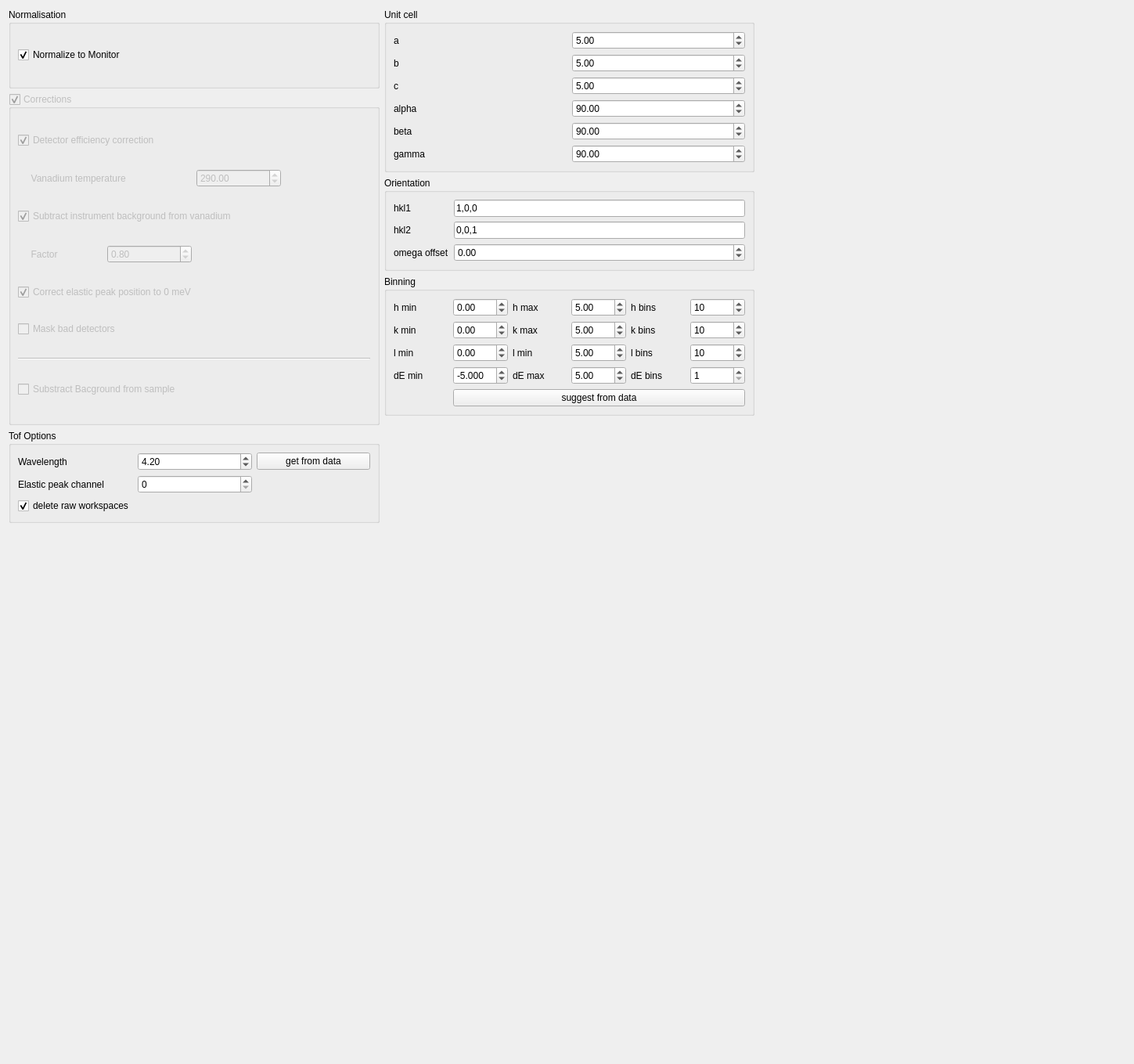
<?xml version="1.0" encoding="UTF-8"?>
<ui version="4.0">
 <class>Form</class>
 <widget class="QWidget" name="Form">
  <property name="geometry">
   <rect>
    <x>0</x>
    <y>0</y>
    <width>1449</width>
    <height>1359</height>
   </rect>
  </property>
  <property name="windowTitle">
   <string>Form</string>
  </property>
  <layout class="QGridLayout" name="gridLayout">
   <item row="10" column="0">
    <spacer name="verticalSpacer">
     <property name="orientation">
      <enum>Qt::Vertical</enum>
     </property>
     <property name="sizeHint" stdset="0">
      <size>
       <width>20</width>
       <height>40</height>
      </size>
     </property>
    </spacer>
   </item>
   <item row="0" column="2">
    <spacer name="horizontalSpacer">
     <property name="orientation">
      <enum>Qt::Horizontal</enum>
     </property>
     <property name="sizeHint" stdset="0">
      <size>
       <width>40</width>
       <height>20</height>
      </size>
     </property>
    </spacer>
   </item>
   <item row="6" column="0">
    <widget class="QGroupBox" name="gB_tof_options">
     <property name="title">
      <string>Tof Options</string>
     </property>
     <layout class="QGridLayout" name="gridLayout_2">
      <item row="0" column="2">
       <widget class="QPushButton" name="pB_get_wavelength">
        <property name="text">
         <string>get from data</string>
        </property>
       </widget>
      </item>
      <item row="1" column="1">
       <widget class="QSpinBox" name="SB_epp_channel">
        <property name="maximum">
         <number>10000</number>
        </property>
       </widget>
      </item>
      <item row="0" column="0">
       <widget class="QLabel" name="l_wavelength">
        <property name="text">
         <string>Wavelength</string>
        </property>
       </widget>
      </item>
      <item row="1" column="0">
       <widget class="QLabel" name="l_epp_corr">
        <property name="text">
         <string>Elastic peak channel</string>
        </property>
       </widget>
      </item>
      <item row="0" column="1">
       <widget class="QDoubleSpinBox" name="dSB_wavelength">
        <property name="maximum">
         <double>10.000000000000000</double>
        </property>
        <property name="value">
         <double>4.200000000000000</double>
        </property>
       </widget>
      </item>
      <item row="2" column="0">
       <widget class="QCheckBox" name="cB_delete_raw">
        <property name="text">
         <string>delete raw workspaces</string>
        </property>
        <property name="checked">
         <bool>true</bool>
        </property>
       </widget>
      </item>
     </layout>
    </widget>
   </item>
   <item row="2" column="1">
    <widget class="QGroupBox" name="gB_orientation">
     <property name="title">
      <string>Orientation</string>
     </property>
     <layout class="QFormLayout" name="formLayout_2">
      <item row="0" column="0">
       <widget class="QLabel" name="l_hkl1">
        <property name="toolTip">
         <string>First reciprocal lattice vector in the scattering plane</string>
        </property>
        <property name="text">
         <string>hkl1</string>
        </property>
       </widget>
      </item>
      <item row="0" column="1">
       <widget class="QLineEdit" name="lE_u">
        <property name="text">
         <string>1,0,0</string>
        </property>
       </widget>
      </item>
      <item row="1" column="1">
       <widget class="QLineEdit" name="lE_v">
        <property name="text">
         <string>0,0,1</string>
        </property>
       </widget>
      </item>
      <item row="1" column="0">
       <widget class="QLabel" name="l_hkl2">
        <property name="toolTip">
         <string>Second reciprocal lattice vector in the scattering plane, should be perpendicular hkl1</string>
        </property>
        <property name="text">
         <string>hkl2</string>
        </property>
       </widget>
      </item>
      <item row="2" column="0">
       <widget class="QLabel" name="l_omega_offset">
        <property name="text">
         <string>omega offset</string>
        </property>
       </widget>
      </item>
      <item row="2" column="1">
       <widget class="QDoubleSpinBox" name="dSB_omega_offset">
        <property name="minimum">
         <double>-360.000000000000000</double>
        </property>
        <property name="maximum">
         <double>360.000000000000000</double>
        </property>
       </widget>
      </item>
     </layout>
    </widget>
   </item>
   <item row="0" column="1" rowspan="2">
    <widget class="QGroupBox" name="gB_unit_cell">
     <property name="title">
      <string>Unit cell</string>
     </property>
     <property name="checkable">
      <bool>false</bool>
     </property>
     <layout class="QGridLayout" name="gridLayout_7">
      <item row="7" column="0">
       <widget class="QLabel" name="l_alpha">
        <property name="text">
         <string>alpha</string>
        </property>
       </widget>
      </item>
      <item row="8" column="1">
       <widget class="QDoubleSpinBox" name="dSB_beta">
        <property name="maximum">
         <double>999.000000000000000</double>
        </property>
        <property name="value">
         <double>90.000000000000000</double>
        </property>
       </widget>
      </item>
      <item row="9" column="0">
       <widget class="QLabel" name="l_gamma">
        <property name="text">
         <string>gamma</string>
        </property>
       </widget>
      </item>
      <item row="3" column="0">
       <widget class="QLabel" name="l_b">
        <property name="text">
         <string>b</string>
        </property>
       </widget>
      </item>
      <item row="9" column="1">
       <widget class="QDoubleSpinBox" name="dSB_gamma">
        <property name="maximum">
         <double>999.000000000000000</double>
        </property>
        <property name="value">
         <double>90.000000000000000</double>
        </property>
       </widget>
      </item>
      <item row="7" column="1">
       <widget class="QDoubleSpinBox" name="dSB_alpha">
        <property name="maximum">
         <double>999.000000000000000</double>
        </property>
        <property name="value">
         <double>90.000000000000000</double>
        </property>
       </widget>
      </item>
      <item row="6" column="1">
       <widget class="QDoubleSpinBox" name="dSB_c">
        <property name="maximum">
         <double>999.000000000000000</double>
        </property>
        <property name="value">
         <double>5.000000000000000</double>
        </property>
       </widget>
      </item>
      <item row="3" column="1">
       <widget class="QDoubleSpinBox" name="dSBl_b">
        <property name="maximum">
         <double>999.000000000000000</double>
        </property>
        <property name="value">
         <double>5.000000000000000</double>
        </property>
       </widget>
      </item>
      <item row="8" column="0">
       <widget class="QLabel" name="l_beta">
        <property name="text">
         <string>beta</string>
        </property>
       </widget>
      </item>
      <item row="1" column="0">
       <widget class="QLabel" name="l_a">
        <property name="text">
         <string>a</string>
        </property>
       </widget>
      </item>
      <item row="6" column="0">
       <widget class="QLabel" name="l_c">
        <property name="text">
         <string>c</string>
        </property>
       </widget>
      </item>
      <item row="1" column="1">
       <widget class="QDoubleSpinBox" name="dSB_a">
        <property name="maximum">
         <double>999.000000000000000</double>
        </property>
        <property name="value">
         <double>5.000000000000000</double>
        </property>
       </widget>
      </item>
     </layout>
    </widget>
   </item>
   <item row="1" column="0" rowspan="5">
    <widget class="QGroupBox" name="gB_corrections">
     <property name="enabled">
      <bool>false</bool>
     </property>
     <property name="title">
      <string>Corrections</string>
     </property>
     <property name="checkable">
      <bool>true</bool>
     </property>
     <property name="checked">
      <bool>true</bool>
     </property>
     <layout class="QGridLayout" name="gridLayout_5">
      <item row="12" column="0" colspan="3">
       <widget class="QCheckBox" name="cB_correct_elastic_peak_position">
        <property name="enabled">
         <bool>false</bool>
        </property>
        <property name="text">
         <string>Correct elastic peak position to 0 meV</string>
        </property>
        <property name="checked">
         <bool>true</bool>
        </property>
       </widget>
      </item>
      <item row="15" column="0" colspan="4">
       <widget class="QCheckBox" name="cB_substract_background">
        <property name="enabled">
         <bool>false</bool>
        </property>
        <property name="text">
         <string>Substract Bacground from sample</string>
        </property>
        <property name="checkable">
         <bool>true</bool>
        </property>
        <property name="checked">
         <bool>false</bool>
        </property>
       </widget>
      </item>
      <item row="11" column="1">
       <widget class="QDoubleSpinBox" name="dSB_background_factor">
        <property name="enabled">
         <bool>false</bool>
        </property>
        <property name="maximum">
         <double>10.000000000000000</double>
        </property>
        <property name="singleStep">
         <double>0.100000000000000</double>
        </property>
        <property name="value">
         <double>0.800000000000000</double>
        </property>
       </widget>
      </item>
      <item row="10" column="0" colspan="4">
       <widget class="QCheckBox" name="cB_substract_background_from_vanadium">
        <property name="enabled">
         <bool>false</bool>
        </property>
        <property name="text">
         <string>Subtract instrument background from vanadium</string>
        </property>
        <property name="checked">
         <bool>true</bool>
        </property>
       </widget>
      </item>
      <item row="0" column="0" colspan="4">
       <widget class="QCheckBox" name="cB_det_efficency">
        <property name="enabled">
         <bool>false</bool>
        </property>
        <property name="text">
         <string>Detector efficiency correction</string>
        </property>
        <property name="checked">
         <bool>true</bool>
        </property>
       </widget>
      </item>
      <item row="1" column="2">
       <widget class="QDoubleSpinBox" name="dSB_vanadium_temperature">
        <property name="enabled">
         <bool>false</bool>
        </property>
        <property name="maximum">
         <double>999.000000000000000</double>
        </property>
        <property name="value">
         <double>290.000000000000000</double>
        </property>
       </widget>
      </item>
      <item row="11" column="0">
       <widget class="QLabel" name="l_background_factor">
        <property name="text">
         <string>     Factor</string>
        </property>
       </widget>
      </item>
      <item row="14" column="0" colspan="4">
       <widget class="Line" name="line">
        <property name="orientation">
         <enum>Qt::Horizontal</enum>
        </property>
       </widget>
      </item>
      <item row="1" column="0" colspan="2">
       <widget class="QLabel" name="l_vanadium_temperature">
        <property name="text">
         <string>     Vanadium temperature</string>
        </property>
       </widget>
      </item>
      <item row="13" column="0" colspan="4">
       <widget class="QCheckBox" name="cB_mask_bad_detectors">
        <property name="enabled">
         <bool>false</bool>
        </property>
        <property name="text">
         <string>Mask bad detectors</string>
        </property>
       </widget>
      </item>
     </layout>
    </widget>
   </item>
   <item row="0" column="0">
    <widget class="QGroupBox" name="gB_normalisation">
     <property name="title">
      <string>Normalisation</string>
     </property>
     <layout class="QHBoxLayout" name="horizontalLayout_5">
      <item>
       <widget class="QCheckBox" name="cB_monitor_normalization">
        <property name="text">
         <string>Normalize to Monitor</string>
        </property>
        <property name="checked">
         <bool>true</bool>
        </property>
       </widget>
      </item>
      <item>
       <spacer name="horizontalSpacer_5">
        <property name="orientation">
         <enum>Qt::Horizontal</enum>
        </property>
        <property name="sizeHint" stdset="0">
         <size>
          <width>40</width>
          <height>20</height>
         </size>
        </property>
       </spacer>
      </item>
     </layout>
    </widget>
   </item>
   <item row="3" column="1">
    <widget class="QGroupBox" name="gB_binning">
     <property name="title">
      <string>Binning</string>
     </property>
     <layout class="QGridLayout" name="gridLayout_3">
      <item row="0" column="1">
       <widget class="QDoubleSpinBox" name="dSB_hmin">
        <property name="decimals">
         <number>2</number>
        </property>
        <property name="minimum">
         <double>-99.989999999999995</double>
        </property>
       </widget>
      </item>
      <item row="0" column="2">
       <widget class="QLabel" name="l_hmax">
        <property name="text">
         <string>h max</string>
        </property>
       </widget>
      </item>
      <item row="0" column="0">
       <widget class="QLabel" name="l_hmin">
        <property name="text">
         <string>h min</string>
        </property>
       </widget>
      </item>
      <item row="0" column="3">
       <widget class="QDoubleSpinBox" name="dSB_hmax">
        <property name="decimals">
         <number>2</number>
        </property>
        <property name="minimum">
         <double>-99.989999999999995</double>
        </property>
        <property name="value">
         <double>5.000000000000000</double>
        </property>
       </widget>
      </item>
      <item row="3" column="0">
       <widget class="QLabel" name="l_kmin">
        <property name="text">
         <string>k min</string>
        </property>
       </widget>
      </item>
      <item row="4" column="1">
       <widget class="QDoubleSpinBox" name="dSB_lmin">
        <property name="decimals">
         <number>2</number>
        </property>
        <property name="minimum">
         <double>-99.989999999999995</double>
        </property>
       </widget>
      </item>
      <item row="5" column="1">
       <widget class="QDoubleSpinBox" name="dSB_dEmin">
        <property name="decimals">
         <number>3</number>
        </property>
        <property name="minimum">
         <double>-99.000000000000000</double>
        </property>
        <property name="value">
         <double>-5.000000000000000</double>
        </property>
       </widget>
      </item>
      <item row="5" column="0">
       <widget class="QLabel" name="l_dEmin">
        <property name="text">
         <string>dE min</string>
        </property>
       </widget>
      </item>
      <item row="4" column="0">
       <widget class="QLabel" name="l_lmin">
        <property name="text">
         <string>l min</string>
        </property>
       </widget>
      </item>
      <item row="3" column="1">
       <widget class="QDoubleSpinBox" name="dSB_kmin">
        <property name="decimals">
         <number>2</number>
        </property>
        <property name="minimum">
         <double>-99.000000000000000</double>
        </property>
       </widget>
      </item>
      <item row="0" column="4">
       <widget class="QLabel" name="l_hbins">
        <property name="text">
         <string>h bins</string>
        </property>
       </widget>
      </item>
      <item row="3" column="3">
       <widget class="QDoubleSpinBox" name="dSB_kmax">
        <property name="decimals">
         <number>2</number>
        </property>
        <property name="minimum">
         <double>-99.989999999999995</double>
        </property>
        <property name="value">
         <double>5.000000000000000</double>
        </property>
       </widget>
      </item>
      <item row="3" column="2">
       <widget class="QLabel" name="l_kmax">
        <property name="text">
         <string>k max</string>
        </property>
       </widget>
      </item>
      <item row="4" column="2">
       <widget class="QLabel" name="l_lmax">
        <property name="text">
         <string>l min</string>
        </property>
       </widget>
      </item>
      <item row="5" column="2">
       <widget class="QLabel" name="l_dEmax">
        <property name="text">
         <string>dE max</string>
        </property>
       </widget>
      </item>
      <item row="4" column="3">
       <widget class="QDoubleSpinBox" name="dSB_lmax">
        <property name="minimum">
         <double>-99.989999999999995</double>
        </property>
        <property name="value">
         <double>5.000000000000000</double>
        </property>
       </widget>
      </item>
      <item row="5" column="3">
       <widget class="QDoubleSpinBox" name="dSB_dEmax">
        <property name="minimum">
         <double>-99.989999999999995</double>
        </property>
        <property name="value">
         <double>5.000000000000000</double>
        </property>
       </widget>
      </item>
      <item row="4" column="4">
       <widget class="QLabel" name="l_lbins">
        <property name="text">
         <string>l bins</string>
        </property>
       </widget>
      </item>
      <item row="3" column="4">
       <widget class="QLabel" name="l_kbins">
        <property name="text">
         <string>k bins</string>
        </property>
       </widget>
      </item>
      <item row="5" column="4">
       <widget class="QLabel" name="l_dE_bins">
        <property name="text">
         <string>dE bins</string>
        </property>
       </widget>
      </item>
      <item row="0" column="5">
       <widget class="QSpinBox" name="sB_hbins">
        <property name="minimum">
         <number>1</number>
        </property>
        <property name="maximum">
         <number>10000</number>
        </property>
        <property name="value">
         <number>10</number>
        </property>
       </widget>
      </item>
      <item row="3" column="5">
       <widget class="QSpinBox" name="sB_kbins">
        <property name="minimum">
         <number>1</number>
        </property>
        <property name="maximum">
         <number>10000</number>
        </property>
        <property name="value">
         <number>10</number>
        </property>
       </widget>
      </item>
      <item row="4" column="5">
       <widget class="QSpinBox" name="sB_lbins">
        <property name="minimum">
         <number>1</number>
        </property>
        <property name="maximum">
         <number>10000</number>
        </property>
        <property name="value">
         <number>10</number>
        </property>
       </widget>
      </item>
      <item row="5" column="5">
       <widget class="QSpinBox" name="sB_dEbins">
        <property name="minimum">
         <number>1</number>
        </property>
        <property name="maximum">
         <number>100000</number>
        </property>
       </widget>
      </item>
      <item row="6" column="1" colspan="5">
       <widget class="QPushButton" name="pB_estimate">
        <property name="text">
         <string>suggest from data</string>
        </property>
       </widget>
      </item>
     </layout>
    </widget>
   </item>
  </layout>
 </widget>
 <resources/>
 <connections/>
</ui>
